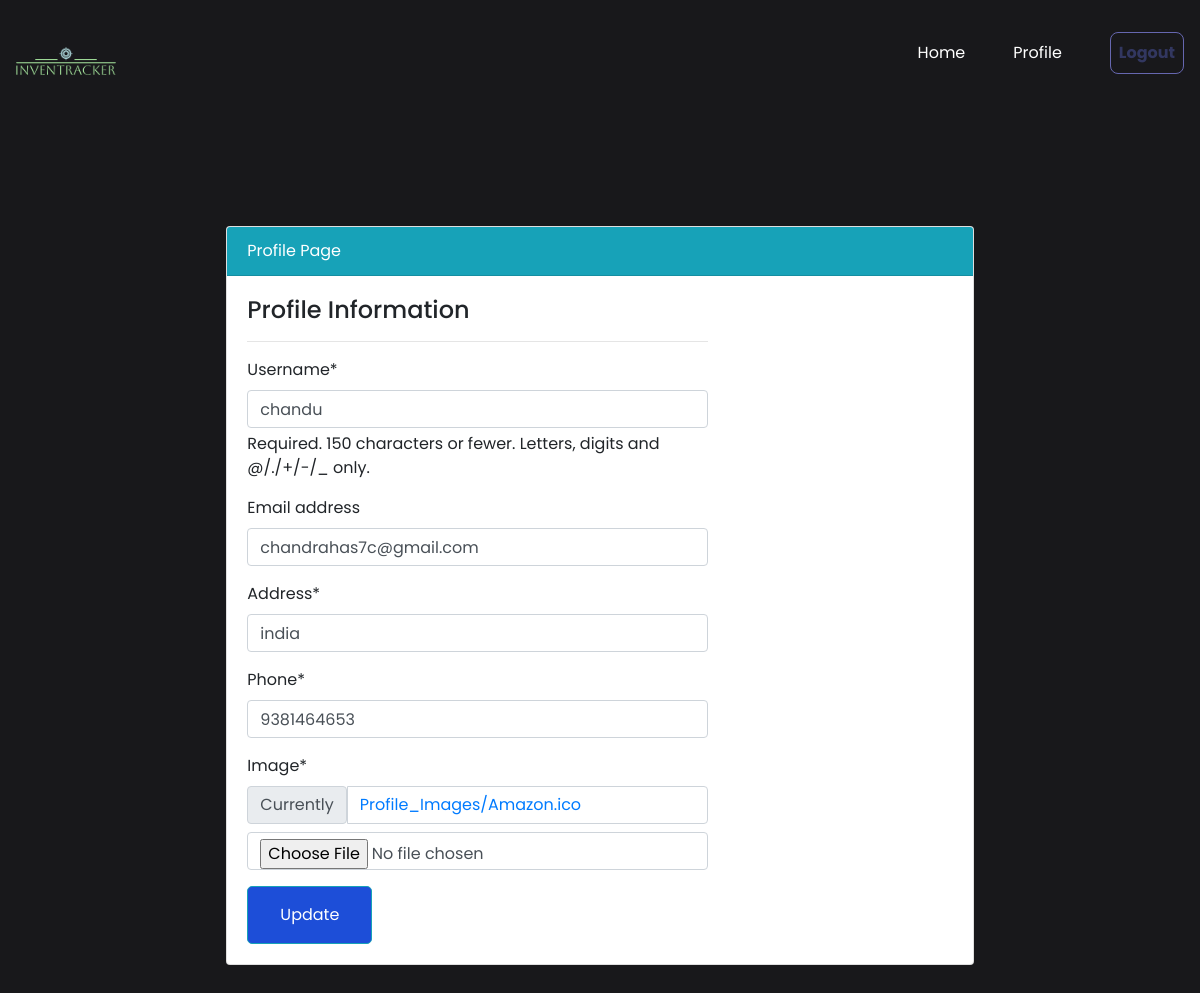
The app's page /profile/update (signed in), older data.
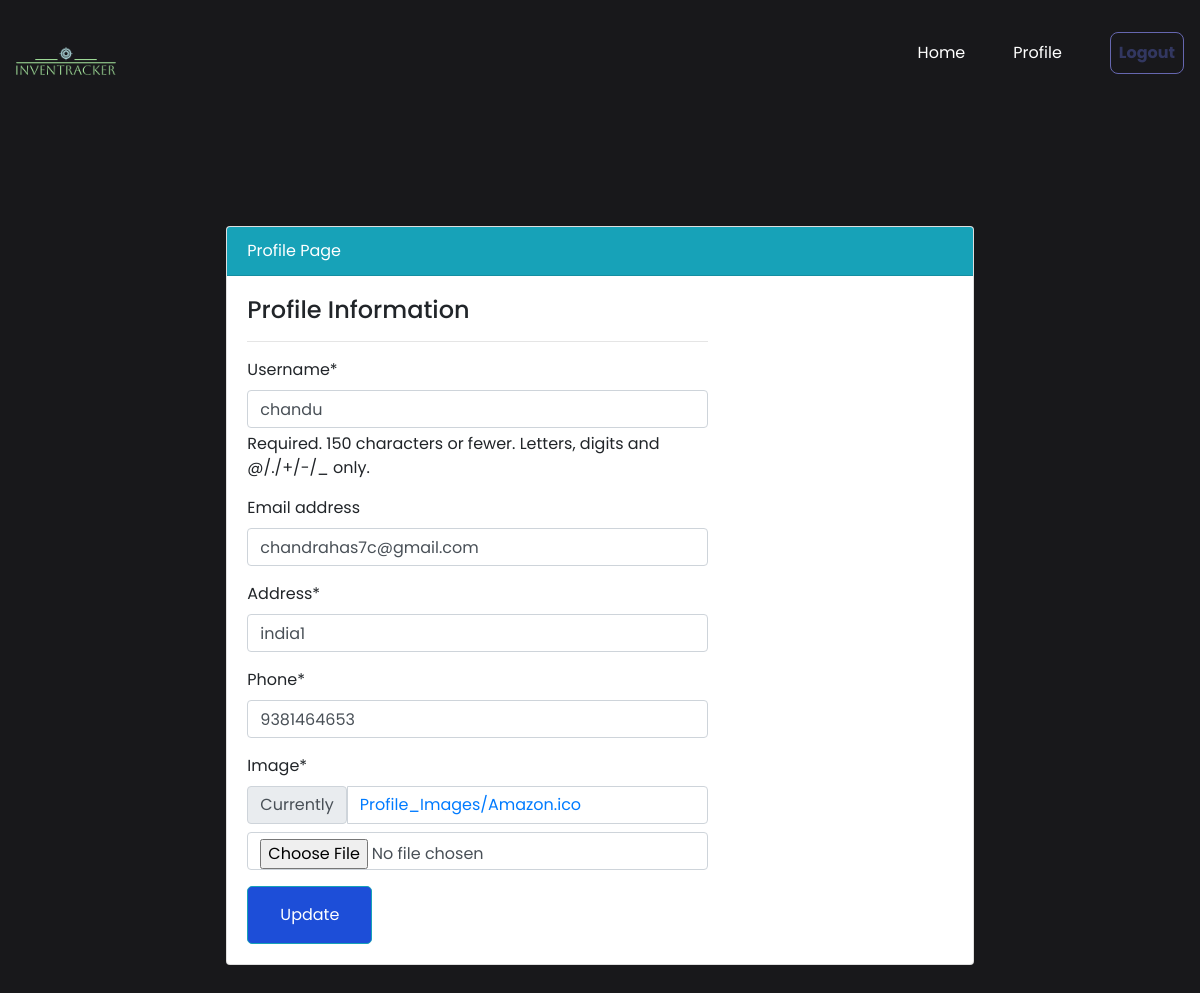
The same page, newer data.
### user/models.py (models this page shows, shortened)
class Profile(models.Model):
  staff = models.OneToOneField(User,on_delete=models.CASCADE,null=True)
  address = models.CharField(max_length=200,null=True)
  phone = models.CharField(max_length=20,null=True)
  image = models.ImageField(default='avatar.jpg',upload_to='Profile_Images')

### user/views.py (the view)
# urls.py: path('profile/update',user_view.profile_update,name = 'user-profile-update'),
def profile_update(request):
  if request.method == "POST":
    user_form = UserUpdateForm(request.POST,instance=request.user)
    profile_form = ProfileUpdateForm(request.POST,request.FILES,instance=request.user.profile)
    if user_form.is_valid() and profile_form.is_valid():
      user_form.save()
      profile_form.save()
      return redirect('user-profile')
  else:
    user_form =   UserUpdateForm(instance=request.user)
    profile_form = ProfileUpdateForm(instance=request.user.profile)
  context = {
    'user_form': user_form,
    'profile_form':profile_form,
  }
  return render(request,'user/profile_update.html',context)

### user/forms.py
class UserUpdateForm(forms.ModelForm):
  class Meta:
    model = User
    fields = ['username','email']

class ProfileUpdateForm(forms.ModelForm):
  class Meta:
    model = Profile
    fields = ['address','phone','image']

### templates/user/profile_update.html (shortened to what this page needs)
{% load static %}
<!DOCTYPE html>
<html lang="en">
<head>
    <link rel="stylesheet" href="https://cdnjs.cloudflare.com/ajax/libs/remixicon/3.5.0/remixicon.min.css">
    <link rel="stylesheet" href="style.css">
    <link rel="stylesheet" href="https://cdn.jsdelivr.net/npm/bootstrap@4.6.0/dist/css/bootstrap.min.css"
>
<link rel="stylesheet" href="https://use.fontawesome.com/releases/v5.15.2/css/all.css"
>
</head>
<body>
  <nav>
    <div class="nav-logo">
        <a href="{% url 'dashboard-index' %}">
            <img src="{%static 'images/logo3.png' %}">
        </a>
    </div>
    <ul class="nav-links">
        {% if user.is_authenticated %}
        <li class="link"><a href="{% url 'dashboard-index' %}">Home</a></li>
        <li id="link6" class="link"><a href="{% url 'user-profile' %}">Profile</a></li>
        <form action="{% url 'user-logout' %}" method="post" style="display:inline;">
            <button class="H-button" type="submit">Logout</button>
        </form>
        {% else %}
        <li id="link4" class="link"><a href="{% url 'user-register' %}">Register</a></li>
        <li id="link5" class="link"><a href="{% url 'user-login' %}">Login</a></li>
        {% endif %}
    </ul>
</nav>
<div class="container">
    <div class="row my-4">
        <div class="col-md-2"></div>
        <div class="col-md-8">
            <div class="card">
                <div class="card-header bg-info text-white">
                    Profile Page
                </div>
                <div class="card-body">
                    <div class="row">
                        <div class="col-md-8">
                            <span class="h4"> Profile Information</span>
                            <hr>
                            {% load crispy_forms_tags %}
                            <form method="POST" enctype="multipart/form-data">
                              {{user_form | crispy }}
                              {{profile_form | crispy }}
                              <input class = "btn btn-info" type="submit" value="Update">
                            </form>
                        </div>
                    </div>
                </div>
            </div>
        </div>
    </div>
</div>
</body>
</html>

Row changes from the older to the newer data that the page shows:
changed Profile: address "india" → "india1"
